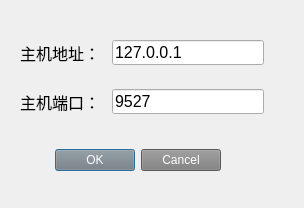
<?xml version="1.0" encoding="UTF-8"?>
<ui version="4.0">
 <class>Setting</class>
 <widget class="QDialog" name="Setting">
  <property name="geometry">
   <rect>
    <x>0</x>
    <y>0</y>
    <width>304</width>
    <height>208</height>
   </rect>
  </property>
  <property name="sizePolicy">
   <sizepolicy hsizetype="Fixed" vsizetype="Fixed">
    <horstretch>0</horstretch>
    <verstretch>0</verstretch>
   </sizepolicy>
  </property>
  <property name="windowTitle">
   <string>连接设置</string>
  </property>
  <property name="windowIcon">
   <iconset resource="icons.qrc">
    <normaloff>:/icon/BKlogo.png</normaloff>:/icon/BKlogo.png</iconset>
  </property>
  <widget class="QWidget" name="layoutWidget">
   <property name="geometry">
    <rect>
     <x>20</x>
     <y>40</y>
     <width>244</width>
     <height>74</height>
    </rect>
   </property>
   <layout class="QFormLayout" name="formLayout">
    <property name="horizontalSpacing">
     <number>12</number>
    </property>
    <property name="verticalSpacing">
     <number>24</number>
    </property>
    <item row="0" column="0">
     <widget class="QLabel" name="label">
      <property name="font">
       <font>
        <family>Arial</family>
        <pointsize>12</pointsize>
       </font>
      </property>
      <property name="text">
       <string>主机地址：</string>
      </property>
     </widget>
    </item>
    <item row="0" column="1">
     <widget class="QLineEdit" name="hostAddrLdt">
      <property name="font">
       <font>
        <family>Arial</family>
        <pointsize>12</pointsize>
       </font>
      </property>
      <property name="text">
       <string>127.0.0.1</string>
      </property>
     </widget>
    </item>
    <item row="1" column="0">
     <widget class="QLabel" name="label_2">
      <property name="font">
       <font>
        <family>Arial</family>
        <pointsize>12</pointsize>
       </font>
      </property>
      <property name="text">
       <string>主机端口：</string>
      </property>
     </widget>
    </item>
    <item row="1" column="1">
     <widget class="QLineEdit" name="hostPortLdt">
      <property name="font">
       <font>
        <family>Arial</family>
        <pointsize>12</pointsize>
       </font>
      </property>
      <property name="text">
       <string>9527</string>
      </property>
     </widget>
    </item>
   </layout>
  </widget>
  <widget class="QDialogButtonBox" name="buttonBox">
   <property name="geometry">
    <rect>
     <x>20</x>
     <y>130</y>
     <width>201</width>
     <height>60</height>
    </rect>
   </property>
   <property name="sizePolicy">
    <sizepolicy hsizetype="Expanding" vsizetype="Expanding">
     <horstretch>0</horstretch>
     <verstretch>0</verstretch>
    </sizepolicy>
   </property>
   <property name="minimumSize">
    <size>
     <width>200</width>
     <height>60</height>
    </size>
   </property>
   <property name="font">
    <font>
     <family>微软雅黑</family>
     <pointsize>12</pointsize>
    </font>
   </property>
   <property name="layoutDirection">
    <enum>Qt::LeftToRight</enum>
   </property>
   <property name="styleSheet">
    <string notr="true">color: rgb(255, 255, 255);
background-color: #7d7d7d;</string>
   </property>
   <property name="standardButtons">
    <set>QDialogButtonBox::Cancel|QDialogButtonBox::Ok</set>
   </property>
  </widget>
 </widget>
 <resources>
  <include location="icons.qrc"/>
 </resources>
 <connections/>
</ui>
